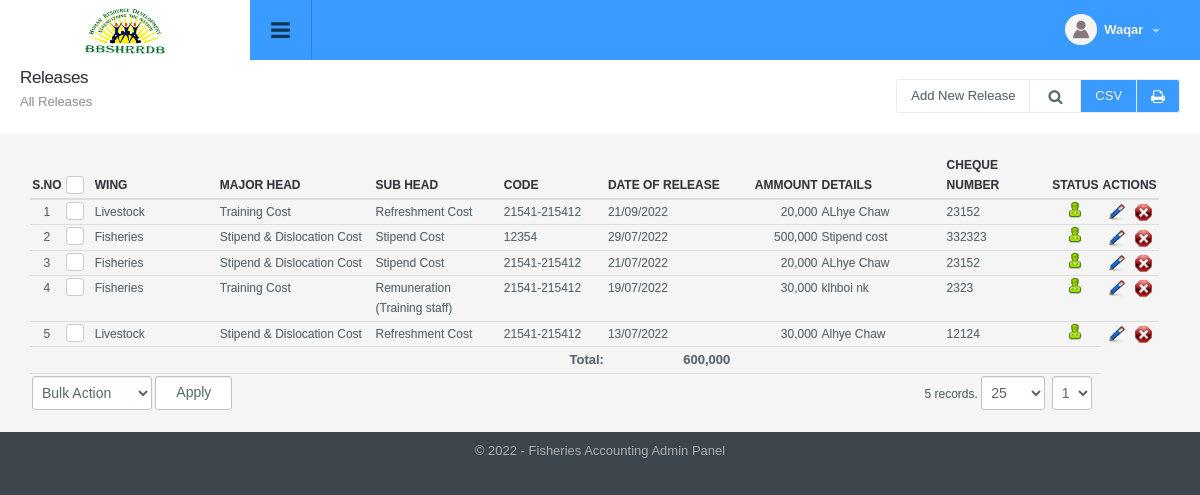
Screenshot of /transaction_manage.php (signed in) with the database file from the repository.
### tables this page shows
CREATE TABLE `config_variable` (
  `id` int NOT NULL,
  `config_type_id` int NOT NULL,
  `title` varchar(512) NOT NULL,
  `notes` varchar(512) NOT NULL,
  `type` varchar(200) NOT NULL,
  `default_values` text NOT NULL,
  `key` varchar(200) NOT NULL,
  `value` text NOT NULL,
  `sortorder` int NOT NULL
);

CREATE TABLE `transaction` (
  `id` int NOT NULL,
  `wing_id` int DEFAULT NULL,
  `account_id` int NOT NULL,
  `reference_id` int NOT NULL DEFAULT '0',
  `code` varchar(50) NOT NULL,
  `datetime_added` date NOT NULL,
  `amount` decimal(10,2) NOT NULL,
  `details` text NOT NULL,
  `cheque_number` varchar(50) NOT NULL,
  `added_by` int NOT NULL DEFAULT '0',
  `status` int NOT NULL DEFAULT '1',
  `ts` timestamp NOT NULL DEFAULT CURRENT_TIMESTAMP ON UPDATE CURRENT_TIMESTAMP
);

CREATE TABLE `wing` (
  `id` int NOT NULL,
  `title` varchar(200) NOT NULL,
  `status` int NOT NULL DEFAULT '1',
  `ts` timestamp NOT NULL DEFAULT CURRENT_TIMESTAMP ON UPDATE CURRENT_TIMESTAMP
);

CREATE TABLE `account` (
  `id` int NOT NULL,
  `wing_id` int DEFAULT NULL,
  `parent_id` int DEFAULT NULL,
  `code` varchar(50) NOT NULL,
  `title` varchar(50) NOT NULL,
  `type` int DEFAULT NULL,
  `description` varchar(1000) DEFAULT NULL,
  `balance` decimal(10,2) NOT NULL,
  `is_petty_cash` int NOT NULL DEFAULT '0',
  `status` int NOT NULL DEFAULT '1',
  `ts` timestamp NOT NULL DEFAULT CURRENT_TIMESTAMP ON UPDATE CURRENT_TIMESTAMP
);

### include/utility.php (called while the page is built, shortened)
<?php
function get_config($var){
	global $dblink;
	$sql="select value from config_variable where `key`='".slash($var)."'";
	$resConfig=doquery($sql,$dblink);
	if(numrows($resConfig)>0){
		while($rowConfig=dofetch($resConfig))
			return unslash($rowConfig["value"]);
	}
}
$site_title=get_config("site_title");
$file_upload_root="./uploads/";
function slash($str){
	if(!is_array($str))
		return utf8_encode(addslashes($str));
	else{
		for($i=0; $i<count($str); $i++)
			$str[$i]=slash($str[$i]);
		return $str;
	}
}
function unslash($str){
	return stripslashes(utf8_decode($str));
	}
function date_convert($date_added){
	if( !empty( $date_added ) ) {
		return date("d/m/Y", strtotime($date_added));
	}
	else{
		return $date_added;
	}
}
function get_field($table_id, $table, $field_name='title'){
 	global $dblink;
 	$rs=doquery("select ".$field_name." from $table where id='".$table_id."'", $dblink);
 	if(numrows($rs)>0){
 		$r=dofetch($rs);
 		return unslash($r[$field_name]);
 	}
}
function curr_format($amount){
	return ($amount<0?'(':'').number_format(abs($amount), 0, '.',',').($amount<0?')':'');
}

### include/db.php (called while the page is built, shortened)
<?php
function doquery($qr,$lnk){
	@$res=mysqli_query($lnk,$qr) or die($qr." - ".mysqli_error($lnk));
	return $res;
}
function dofetch($rs){
	@$rec=mysqli_fetch_array($rs);
	return $rec;
}
function numrows($rs){
	return mysqli_num_rows($rs);
}

### modules/transaction/list.php (the view, shortened to what this page needs)
<div class="page-header">
	<h1 class="title">Releases</h1>
  	<ol class="breadcrumb">
    	<li class="active">
            All Releases
       	</li>
  	</ol>
  	<div class="right">
    	<div class="btn-group" role="group" aria-label="...">
        	<a href="transaction_manage.php?tab=add" class="btn btn-light editproject">Add New Release</a>
            <a id="topstats" class="btn btn-light" href="#"><i class="fa fa-search"></i></a>
            <a class="btn print-btn" href="transaction_manage.php?tab=csv_report">CSV</a>
            <a class="btn print-btn" href="transaction_manage.php?tab=report"><i class="fa fa-print" aria-hidden="true"></i></a>
    	</div>
    </div>
</div>
<div class="panel-body table-responsive">
	<table class="table table-hover list">
    	<thead>
            <tr>
                <th width="3%" class="text-center">S.No</th>
                <th class="text-center" width="2%"><div class="checkbox checkbox-primary">
                    <label for="select_all"></label></div></th>
                <th width="12%">Wing</th>
                <th width="15%">Major Head</th>
                <th width="12%">Sub Head</th>
                <th width="10%">Code</th>
                <th width="12%">Date of Release</th>
                <th width="8%" class="text-right">Ammount</th>
                <th width="12%">Details</th>
                <th width="10%">Cheque Number</th>
                <th width="5%" class="text-center">Status</th>
                <th width="5%" class="text-center">Actions</th>
            </tr>
        </thead>
        <tbody>
            <?php
            $total_amount = 0;
            $rs=show_page($rows, $pageNum, $sql);
            if(numrows($rs)>0){
                $sn=1;
                while($r=dofetch($rs)){
                    $total_amount += $r["amount"];
                    ?>
                    <tr>
                        <td class="text-center"><?php echo $sn;?></td>
                        <td class="text-center"><div class="checkbox margin-t-0 checkbox-primary">
                            <label for="<?php echo "rec_".$sn?>"></label></div>
                        </td>
                        <td><?php echo get_field($r["wing_id"], "wing","title");?></td>
                        <td><?php echo get_field($r["account_id"], "account","title");?></td>
                        <td><?php echo get_field($r["reference_id"], "account","title");?></td>
                        <td><?php echo slash($r["code"]); ?></td>
                        <td><?php echo date_convert($r["datetime_added"]); ?></td>
                        <td class="text-right"><?php echo curr_format(unslash($r["amount"])); ?></td>
                        <td><?php echo slash($r["details"]); ?></td>
                        <td><?php echo unslash($r["cheque_number"]); ?></td>
                        <td class="text-center">
                            <a href="transaction_manage.php?id=<?php echo $r['id'];?>&tab=status&s=<?php echo ($r["status"]==0)?1:0;?>">
                                <?php
                                if($r["status"]==0){
                                    ?>
                                    <img src="images/offstatus.png" alt="Off" title="Set Status On">
                                    <?php
                                }
                                else{
                                    ?>
                                    <img src="images/onstatus.png" alt="On" title="Set Status Off">
                                    <?php
                                }
                                ?>
                            </a>
                        </td>
                        <td class="text-center">
                            	<a href="transaction_manage.php?tab=edit&id=<?php echo $r['id'];?>"><img title="Edit Record" alt="Edit" src="images/edit.png"></a>&nbsp;&nbsp;
                            	<a onclick="return confirm('Are you sure you want to delete')" href="transaction_manage.php?id=<?php echo $r['id'];?>&amp;tab=delete"><img title="Delete Record" alt="Delete" src="images/delete.png"></a>
                        </td>
                    </tr>
                    <?php
                    $sn++;
                }
                ?>
                <tr>
                    <th colspan="6" class="text-right">Total:</th>
                    <th class="text-right"><?php echo curr_format($total_amount);?></th>
                    <th colspan="4"></th>
                </tr>
                <tr>
                    <td colspan="7" class="actions">
                        <select name="bulk_action" class="" id="bulk_action" title="Choose Action">
                            <option value="null">Bulk Action</option>
                        </select>
                        <input type="button" name="apply" value="Apply" id="apply_bulk_action" class="btn btn-light" title="Apply Action"  />
                    </td>
                    <td colspan="4" class="paging" title="Paging" align="right"><?php echo pages_list($rows, "transaction", $sql, $pageNum)?></td>
                </tr>
                <?php
            }
            else{
                ?>
                <tr>
                    <td colspan="11"  class="no-record">No Result Found</td>
                </tr>
                <?php
            }
            ?>
        </tbody>
     </table>
</div>

### include/header.php (shortened to what this page needs)
<!DOCTYPE html PUBLIC "-//W3C//DTD XHTML 1.0 Transitional//EN" "http://www.w3.org/TR/xhtml1/DTD/xhtml1-transitional.dtd">
<html xmlns="http://www.w3.org/1999/xhtml">
<head>
<link type="text/css" rel="stylesheet" href="css/font-awesome.min.css" />
<link type="text/css" rel="stylesheet" href="css/font-awesome.css" />
<link type="text/css" rel="stylesheet"  href="css/bootstrap.css" />
<link rel="stylesheet" href="css/bootstrap-datetimepicker.min.css" />
<link type="text/css" rel="stylesheet"  href="css/awesome-bootstrap-checkbox.css" />
<link href="css/general.css" type="text/css" rel="stylesheet" />
<link type="text/css" rel="stylesheet"  href="css/style.css" />
<link rel="stylesheet" href="//code.jquery.com/ui/1.12.1/themes/base/jquery-ui.css">
</head>
<body>
	<div id="wrapper" class="round_corners">
    	<div id="top" class="clearfix">
            <div class="applogo">
                <a href="index.php" class="logo"><?php $admin_logo=get_config("admin_logo"); ?><img src="<?php echo $file_upload_root;?>config/<?php echo $admin_logo?>" /></a>
            </div>
            <a class="sidebar-open-button" href="#"><i class="fa fa-bars"></i></a>
            <ul class="top-right">
            	<li class="dropdown link">
                	<a class="dropdown-toggle profilebox" data-toggle="dropdown" href="#">
                    	<img alt="img" src="images/profileimg-default.png">
                        <b><?php echo ucfirst((isset($_SESSION["logged_in_admin"]) && $_SESSION["logged_in_admin"]!="")?$_SESSION["logged_in_admin"]["name"]:"Guest");?></b>
                        <span class="caret"></span>
                    </a>
                </li>
           </ul>
        </div>
		<div class="content" style="margin-left:0">

### include/footer.php (shortened to what this page needs)
<div id="footer" class="bottom_round_corners">
	<div id="footer_content">
    	<address>&copy; <?php echo date("Y");?> - <?php echo $site_title; ?> Admin Panel</address>
    </div>
</div>
<link href="js/fancybox/jquery.fancybox.min.css" rel="stylesheet" type="text/css" />
<link href="js/chosen/chosen.css" rel="stylesheet" type="text/css" />
<link rel="stylesheet" type="text/css" href="css/angularjs-datetime-picker.css" />
</body>
</html>

### rows the page displays
config_variable: value (picture)
transaction: wing.title "Livestock", account.title "Training Cost", reference.title "Refreshment Cost", code "21541-215412", datetime_added "21/09/2022", amount "20,000", details "ALhye Chaw", cheque_number "23152", status 1 (drawn)
transaction: wing.title "Fisheries", account.title "Stipend & Dislocation Cost", reference.title "Stipend Cost", code "12354", datetime_added "29/07/2022", amount "500,000", details "Stipend cost", cheque_number "332323", status 1 (drawn)
transaction: wing.title "Fisheries", account.title "Stipend & Dislocation Cost", reference.title "Stipend Cost", code "21541-215412", datetime_added "21/07/2022", amount "20,000", details "ALhye Chaw", cheque_number "23152", status 1 (drawn)
transaction: wing.title "Fisheries", account.title "Training Cost", reference.title "Remuneration (Training staff)", code "21541-215412", datetime_added "19/07/2022", amount "30,000", details "klhboi nk", cheque_number "2323", status 1 (drawn)
transaction: wing.title "Livestock", account.title "Stipend & Dislocation Cost", reference.title "Refreshment Cost", code "21541-215412", datetime_added "13/07/2022", amount "30,000", details "Alhye Chaw", cheque_number "12124", status 1 (drawn)
config_variable: value "Fisheries Accounting"

### other values shown
curr_format($total_amount) "600,000"
pages_list($rows, "transaction", $sql, $pageNum) "5 records."
form field page "1"
